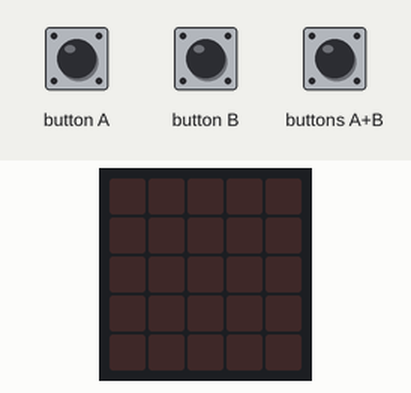
This program was run on a simulated Calliope mini (MakeCode). On the bench: the board's 5×5 LED display. Inputs (shaded band) come from the test bench. Random numbers come from a fixed seed.

Above: at 1.2 s.
1.3 s: button A pressed for 3.2 s
At 4.8 s:
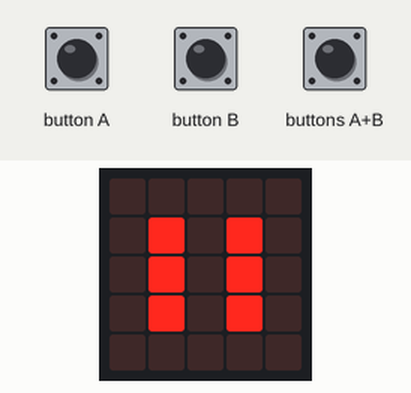
6.0 s: button B pressed for 3.2 s
At 6.4 s:
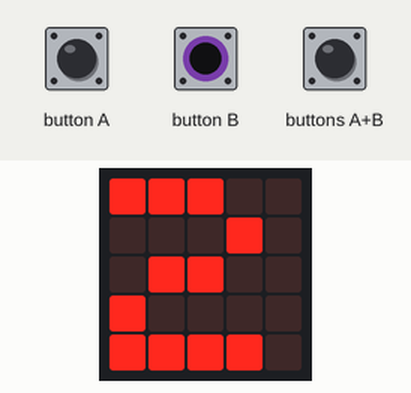
10.7 s: buttons A+B pressed for 1 s
At 11.2 s:
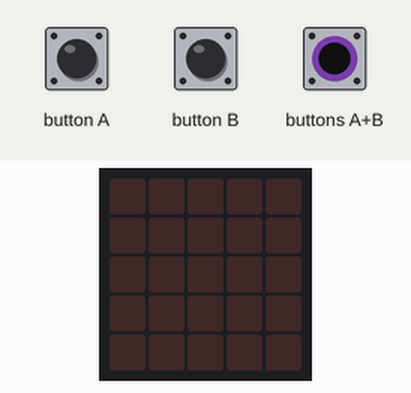
13.2 s: button A pressed for 0.15 s
At 14.3 s:
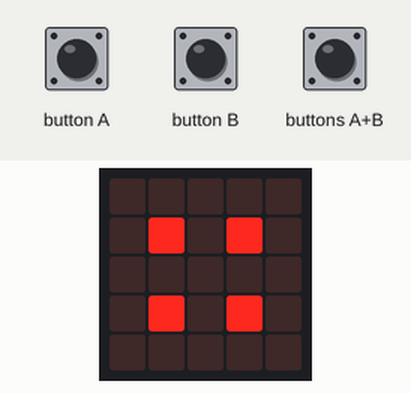
14.8 s: button B pressed for 0.15 s
At 15.5 s:
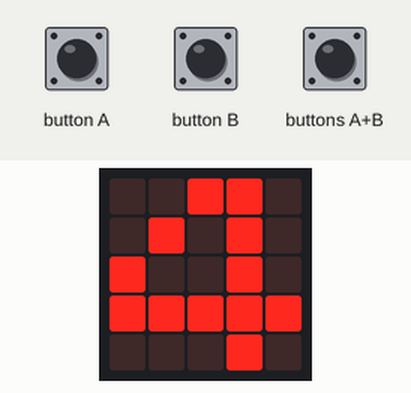
16.4 s: button A pressed for 3.2 s
At 19.9 s:
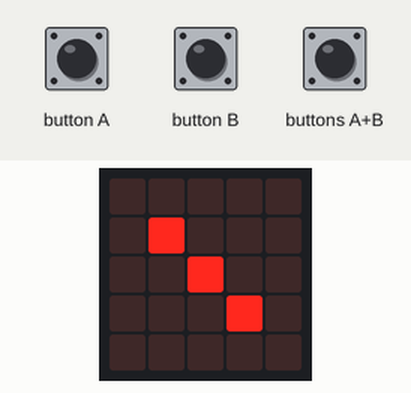
Timing chart, 0 to 21.4 s (numbered marks = the images above; inputs shaded):
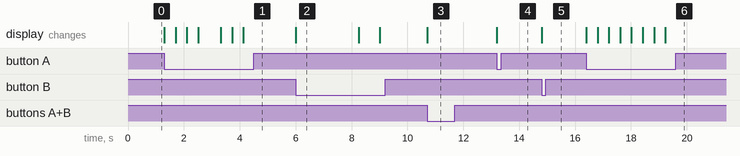

The program:

main.ts
```typescript
function taste_b_gedrückt(Zufallszahl: number) {
    //  Anzeige der Zufallszahls als Zahl
    basic.showNumber(Zufallszahl)
}

function taste_a_gedrueckt(Zufallszahl: number) {
    //  Anzeige der Zufallszahl als Augen
    if (Zufallszahl == 1) {
        basic.showLeds(`
            . . . . .
            . . . . .
            . . # . .
            . . . . .
            . . . . .
            `)
    } else if (Zufallszahl == 2) {
        basic.showLeds(`
            . . . . .
            . # . . .
            . . . . .
            . . . # .
            . . . . .
            `)
    } else if (Zufallszahl == 3) {
        basic.showLeds(`
            . . . . .
            . # . . .
            . . # . .
            . . . # .
            . . . . .
            `)
    } else if (Zufallszahl == 4) {
        basic.showLeds(`
            . . . . .
            . # . # .
            . . . . .
            . # . # .
            . . . . .
            `)
    } else if (Zufallszahl == 5) {
        basic.showLeds(`
            . . . . .
            . # . # .
            . . # . .
            . # . # .
            . . . . .
            `)
    } else if (Zufallszahl == 6) {
        basic.showLeds(`
            . . . . .
            . # . # .
            . # . # .
            . # . # .
            . . . . .
            `)
    } else {
        basic.showString("ERROR")
    }

}

/** globale Variablen: */
let gZufallszahl = 0
let b = 0
//  ###########################################
//  Hauptprogramm
while (true) {
    //  Zufallszahl zwischen 1 und 6 ermitteln und in Variable gZufallszahl speichern:
    gZufallszahl = randint(1, 6)
    //  Überprüfung der Tasten
    if (input.buttonIsPressed(Button.A) && input.buttonIsPressed(Button.B)) {
        //  A und B gedrückt
        basic.clearScreen()
    } else if (input.buttonIsPressed(Button.A)) {
        //  Nur Taste A
        taste_a_gedrueckt(gZufallszahl)
    } else if (input.buttonIsPressed(Button.B)) {
        //  Nur Taste B
        taste_b_gedrückt(gZufallszahl)
    }

}
```

test.ts
```typescript
// Hier kann man Tests durchführen; diese Datei wird nicht kompiliert, wenn dieses Paket als Erweiterung verwendet wird.
```

Measured:
- after the input at 1.3 s, the display: first changes at once (image 1 shows a later state)
- after the input at 6.0 s, the display: changes at once (image 2)
- after the input at 10.7 s, the display: changes at once (image 3)
- after the input at 13.2 s, the display: changes at once (image 4)
- after the input at 14.8 s, the display: changes at once (image 5)
- after the input at 16.4 s, the display: first changes at once (image 6 shows a later state)
- what the display in image 2 shows lasts 2.3 s, from 6.0 s to 8.3 s
